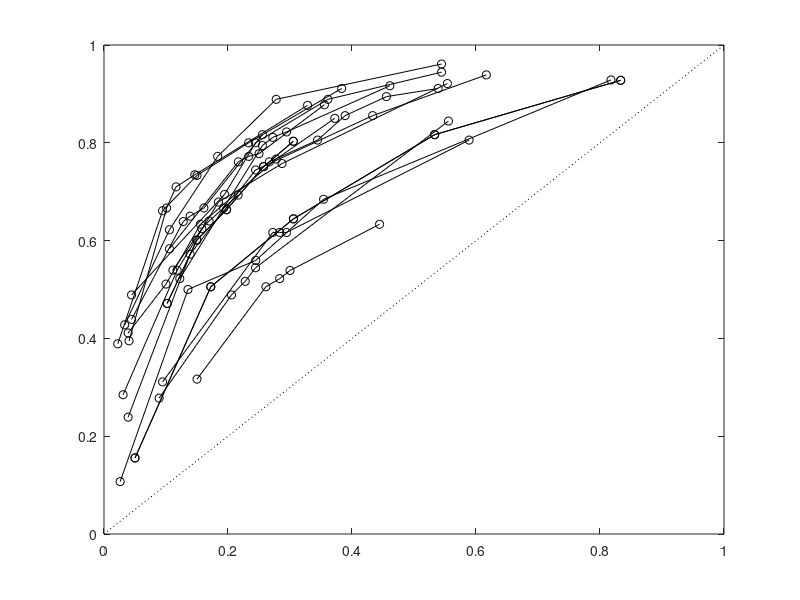

The MATLAB script that drew this image:
%% Get Data Ready
% TM
% 3/11/24


clc
clear
close all

cd('/Users/macpro/Mack/Data_WM_ROC/XieZhang2017/Exp2_whitenoise_20')

load('DataFit20161222.mat')

Nsubj = length(DataAll);
maxr = 6;
DataAllHAHA = cell(Nsubj,1);
for subj = 1:Nsubj
    data_now = DataAll{subj};
    Nsame_all = sum(data_now.IsSame(data_now.Task == 2) == 1);
    Nchange_all = sum(data_now.IsSame(data_now.Task == 2) == 0);
    % check
    if (Nsame_all + Nchange_all) ~= length(data_now.IsSame(data_now.Task == 2))
        error('hahaha')
    end
    Nhit_now = zeros(1,maxr);
    Nfa_now = zeros(1,maxr);
    Nfa_now(1) = Nchange_all;
    Nhit_now(1) = Nsame_all;
    for r = maxr:-1:2
        trial_id_hit = data_now.Rating >= r & data_now.Task == 2 & data_now.IsSame == 1;
        Nhit_now(r) = sum(trial_id_hit);
        trial_id_fa = data_now.Rating >= r & data_now.Task == 2 & data_now.IsSame == 0;
        Nfa_now(r) = sum(trial_id_fa);
    end
    plot(Nfa_now(2:end)/Nchange_all,Nhit_now(2:end)/Nsame_all, 'o-', 'Color', [0 0 0])
    hold on
    DataAllHAHA{subj}.Nhit = Nhit_now;
    DataAllHAHA{subj}.Nfa = Nfa_now;
end
plot([0 1],[0 1],'k:')
xlim([0 1])
ylim([0 1])

save('ROC_Xie2017_E2','DataAllHAHA')
fprintf('Merged data from %d subjects\n',Nsubj)